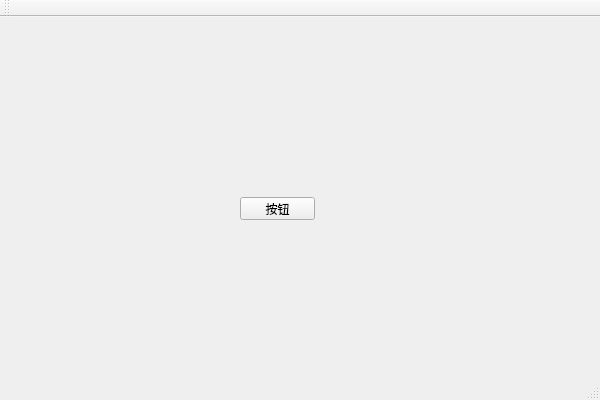
<?xml version="1.0" encoding="UTF-8"?>
<ui version="4.0">
 <class>nWindowsClass</class>
 <widget class="QMainWindow" name="nWindowsClass">
  <property name="geometry">
   <rect>
    <x>0</x>
    <y>0</y>
    <width>600</width>
    <height>400</height>
   </rect>
  </property>
  <property name="windowTitle">
   <string>nWindows</string>
  </property>
  <widget class="QWidget" name="centralWidget">
   <widget class="QPushButton" name="pushButton">
    <property name="geometry">
     <rect>
      <x>240</x>
      <y>180</y>
      <width>75</width>
      <height>23</height>
     </rect>
    </property>
    <property name="text">
     <string>按钮</string>
    </property>
   </widget>
  </widget>
  <widget class="QMenuBar" name="menuBar">
   <property name="geometry">
    <rect>
     <x>0</x>
     <y>0</y>
     <width>600</width>
     <height>23</height>
    </rect>
   </property>
  </widget>
  <widget class="QToolBar" name="mainToolBar">
   <attribute name="toolBarArea">
    <enum>TopToolBarArea</enum>
   </attribute>
   <attribute name="toolBarBreak">
    <bool>false</bool>
   </attribute>
  </widget>
  <widget class="QStatusBar" name="statusBar"/>
 </widget>
 <layoutdefault spacing="6" margin="11"/>
 <resources>
  <include location="nWindows.qrc"/>
 </resources>
 <connections/>
</ui>
